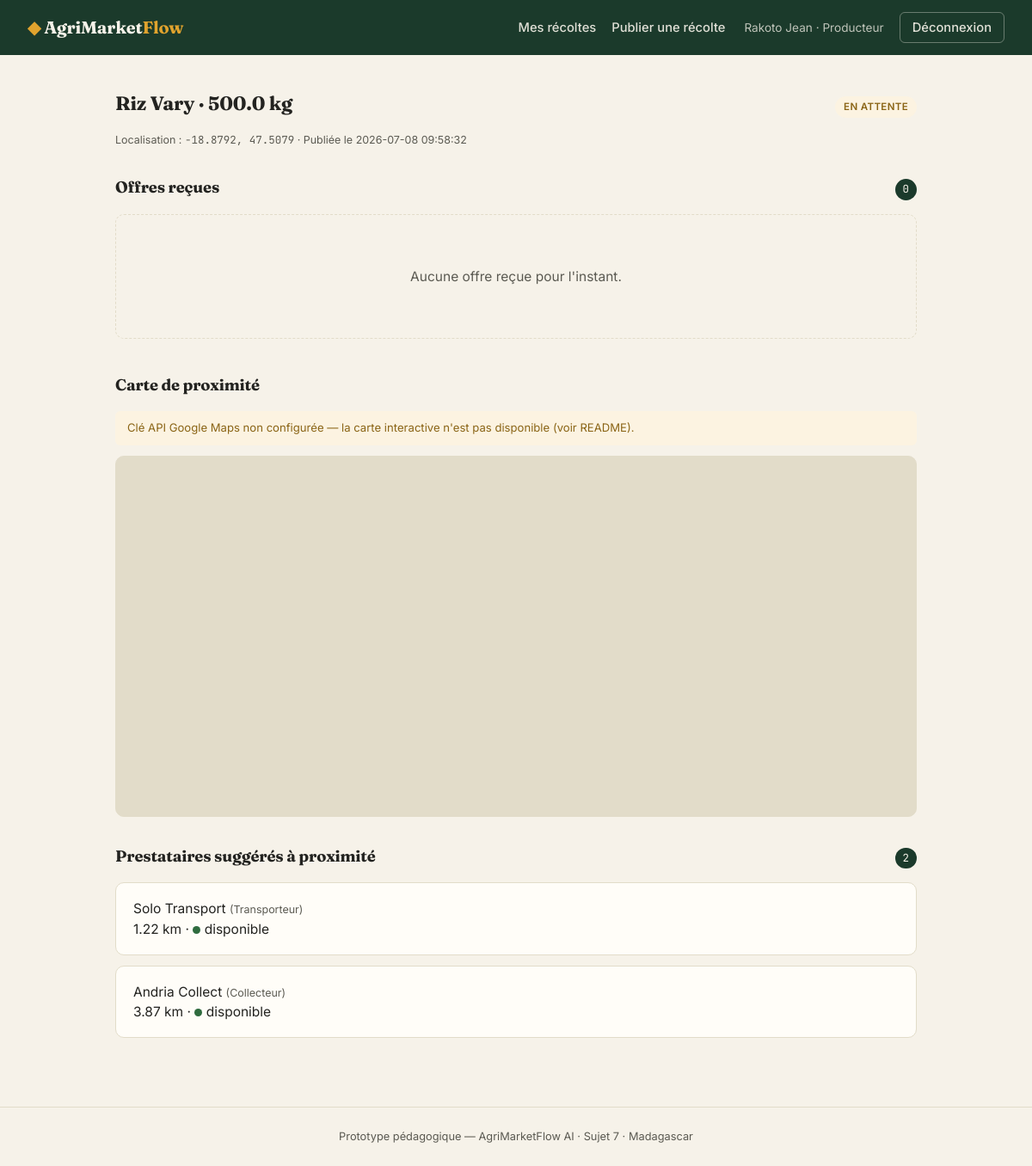
Page /recolte/1 (signed in) on the committed database.
### tables this page shows
CREATE TABLE UTILISATEUR (
    id_utilisateur INTEGER PRIMARY KEY AUTOINCREMENT,
    nom_complet     TEXT NOT NULL,
    contact         TEXT NOT NULL UNIQUE,
    mot_de_passe    TEXT NOT NULL,
    type_profil     TEXT NOT NULL CHECK (type_profil IN ('Producteur','Collecteur','Transporteur')),
    latitude        REAL NOT NULL,
    longitude       REAL NOT NULL,
    est_disponible  INTEGER NOT NULL DEFAULT 1
);

CREATE TABLE RECOLTE (
    id_recolte              INTEGER PRIMARY KEY AUTOINCREMENT,
    libelle_produit         TEXT NOT NULL,
    description              TEXT DEFAULT '',
    quantite                REAL NOT NULL,
    date_publication         TEXT NOT NULL,
    latitude_origine        REAL NOT NULL,
    longitude_origine       REAL NOT NULL,
    statut                  TEXT NOT NULL DEFAULT 'En attente'
                             CHECK (statut IN ('En attente','En cours','Cloturée')),
    id_utilisateur_producteur INTEGER NOT NULL,
    FOREIGN KEY (id_utilisateur_producteur) REFERENCES UTILISATEUR(id_utilisateur)
);

### app.py (the view)
@app.route("/recolte/<int:recolte_id>")
@login_required
def detail_recolte(recolte_id):
    conn = get_connection()
    recolte = conn.execute(
        "SELECT * FROM RECOLTE WHERE id_recolte = ?", (recolte_id,)
    ).fetchone()
    if not recolte:
        conn.close()
        flash("Récolte introuvable.", "danger")
        return redirect(url_for("accueil"))
    prestataires = conn.execute(
        "SELECT * FROM UTILISATEUR WHERE type_profil IN ('Collecteur','Transporteur')"
    ).fetchall()
    suggestions = prestataires_proches(recolte, prestataires)
    offres_brutes = conn.execute(
        """SELECT OFFRE.*, UTILISATEUR.nom_complet, UTILISATEUR.type_profil,
                  UTILISATEUR.latitude, UTILISATEUR.longitude, UTILISATEUR.est_disponible
           FROM OFFRE
           JOIN UTILISATEUR ON UTILISATEUR.id_utilisateur = OFFRE.id_utilisateur_prestataire
           WHERE OFFRE.id_recolte = ?""",
        (recolte_id,),
    ).fetchall()
    offres_contexte = []
    for o in offres_brutes:
        d = distance_km(recolte["latitude_origine"], recolte["longitude_origine"],
                         o["latitude"], o["longitude"])
        offres_contexte.append({**dict(o), "distance_km": round(d, 2)})
    offres_scorees = calculer_scores(offres_contexte)
    for o in offres_scorees:
        conn.execute("UPDATE OFFRE SET score_calcule = ? WHERE id_offre = ?",
                     (o["score"], o["id_offre"]))
    conn.commit()
    est_proprietaire = (session.get("user_id") == recolte["id_utilisateur_producteur"])
    medias = conn.execute(
        "SELECT * FROM RECOLTE_MEDIA WHERE id_recolte = ? ORDER BY ordre", (recolte_id,)
    ).fetchall()
    images = [m for m in medias if m["type_media"] == "image"]
    videos = [m for m in medias if m["type_media"] == "video"]
    conn.close()
    scores_par_utilisateur = {o["id_utilisateur_prestataire"]: o["score"] for o in offres_scorees}
    map_payload = {
        "recolte": {
            "libelle": recolte["libelle_produit"],
            "quantite": recolte["quantite"],
            "lat": recolte["latitude_origine"],
            "lon": recolte["longitude_origine"],
        },
        "prestataires": [
            {
                "nom": s["nom_complet"],
                "type": s["type_profil"],
                "lat": s["latitude"],
                "lon": s["longitude"],
                "distance_km": s["distance_km"],
                "disponible": bool(s["est_disponible"]),
                "score": scores_par_utilisateur.get(s["id_utilisateur"]),
            }
            for s in suggestions
        ],
    }
    return render_template(
        "recolte_detail.html",
        recolte=recolte,
        suggestions=suggestions,
        offres=offres_scorees,
        est_proprietaire=est_proprietaire,
        map_payload=map_payload,
        images=images,
        videos=videos,
    )

### app.py (called while the page is built)
def login_required(view):
    @wraps(view)
    def wrapped(*args, **kwargs):
        if "user_id" not in session:
            flash("Veuillez vous connecter pour accéder à cette page.", "warning")
            return redirect(url_for("connexion"))
        return view(*args, **kwargs)
    return wrapped

def current_user():
    if "user_id" not in session:
        return None
    conn = get_connection()
    user = conn.execute(
        "SELECT * FROM UTILISATEUR WHERE id_utilisateur = ?", (session["user_id"],)
    ).fetchone()
    conn.close()
    return user

@app.context_processor
def inject_user():
    return {"current_user": current_user()}

@app.context_processor
def inject_maps_key():
    return {"google_maps_api_key": app.config["GOOGLE_MAPS_API_KEY"]}

@app.context_processor
def inject_ia_status():
    return {"ia_disponible": ia.ia_disponible()}

### database.py (called while the page is built)
def get_connection():
    conn = sqlite3.connect(DB_PATH)
    conn.row_factory = sqlite3.Row
    conn.execute("PRAGMA foreign_keys = ON")
    return conn

### ia.py (called while the page is built)
def ia_disponible():
    return bool(GROQ_API_KEY)

### scoring.py (called while the page is built, shortened)
def distance_km(lat1, lon1, lat2, lon2):
    phi1, phi2 = math.radians(lat1), math.radians(lat2)
    d_phi = math.radians(lat2 - lat1)
    d_lambda = math.radians(lon2 - lon1)
    a = math.sin(d_phi / 2) ** 2 + math.cos(phi1) * math.cos(phi2) * math.sin(d_lambda / 2) ** 2
    c = 2 * math.atan2(math.sqrt(a), math.sqrt(1 - a))
    return RAYON_TERRE_KM * c

def prestataires_proches(recolte, prestataires, rayon_km=RAYON_SUGGESTION_KM):
    resultats = []
    for p in prestataires:
        d = distance_km(
            recolte["latitude_origine"], recolte["longitude_origine"],
            p["latitude"], p["longitude"],
        )
        if d <= rayon_km:
            resultats.append({**dict(p), "distance_km": round(d, 2)})
    resultats.sort(key=lambda x: x["distance_km"])
    return resultats

def calculer_scores(offres_avec_contexte, poids=None):
    poids = poids or POIDS
    if not offres_avec_contexte:
        return []

### templates/recolte_detail.html (shortened to what this page needs)
{% extends "base.html" %}
{% block content %}
<div class="section-title">
  <h2>{{ recolte.libelle_produit }} · {{ recolte.quantite }} kg</h2>
  <span class="statut-pill statut-{{ recolte.statut|lower|replace('é','e')|replace(' ', '-') }}">{{ recolte.statut }}</span>
</div>
<p class="field-hint" style="margin-bottom:32px;">
  Localisation : <span class="coord">{{ "%.4f"|format(recolte.latitude_origine) }}, {{ "%.4f"|format(recolte.longitude_origine) }}</span>
  · Publiée le {{ recolte.date_publication }}
</p>
{% if est_proprietaire %}
<div class="section-title"><h2 style="font-size:1.15rem;">Offres reçues</h2><span class="count-chip">{{ offres|length }}</span></div>
{% if offres %}
<div class="card-list" style="margin-bottom:40px;">
  {% for o in offres %}
  <div class="offre-card">
    <div style="display:flex;align-items:center;gap:14px;">
      <div class="rank-badge {% if loop.index == 1 %}rank-1{% endif %}">{{ loop.index }}</div>
      <div>
        <div class="titre">{{ o.nom_complet }} <span class="field-hint">({{ o.type_profil }})</span></div>
        <div class="meta">
          {{ o.prix_propose }} Ar proposé · {{ o.distance_km }} km ·
          {% if o.est_disponible %}<span class="dot on"></span> disponible{% else %}<span class="dot off"></span> indisponible{% endif %}
          · <span class="statut-pill statut-{{ o.statut|lower|replace('é','e') }}">{{ o.statut }}</span>
        </div>
      </div>
    </div>
    <div class="score-block">
      <div class="score-value">{{ o.score }}<small>SCORE /100</small></div>
      <div class="score-bars">
        <div class="score-bar-row">
          <span class="score-bar-label">PX</span>
          <div class="score-bar-track"><div class="score-bar-fill prix" style="width:{{ o.detail.prix }}%;"></div></div>
        </div>
        <div class="score-bar-row">
          <span class="score-bar-label">DS</span>
          <div class="score-bar-track"><div class="score-bar-fill distance" style="width:{{ o.detail.distance }}%;"></div></div>
        </div>
        <div class="score-bar-row">
          <span class="score-bar-label">DP</span>
          <div class="score-bar-track"><div class="score-bar-fill dispo" style="width:{{ o.detail.disponibilite }}%;"></div></div>
        </div>
      </div>
    </div>
    {% if o.statut == 'En attente' and recolte.statut == 'En attente' %}
    <form method="POST" action="{{ url_for('valider_offre', offre_id=o.id_offre) }}">
      <button type="submit" class="btn btn-laterite">Valider cette offre</button>
    </form>
    {% endif %}
  </div>
  {% endfor %}
</div>
{% else %}
<div class="empty-state" style="margin-bottom:40px;">Aucune offre reçue pour l'instant.</div>
{% endif %}
{% endif %}
<div class="section-title"><h2 style="font-size:1.15rem;">Carte de proximité</h2></div>
{% if not google_maps_api_key %}
  <div class="map-key-warning">Clé API Google Maps non configurée — la carte interactive n'est pas disponible (voir README).</div>
{% endif %}
<div id="map-recolte" class="map-box map-large" data-payload='{{ map_payload|tojson }}' style="margin-bottom:32px;"></div>
<div class="section-title"><h2 style="font-size:1.15rem;">Prestataires suggérés à proximité</h2><span class="count-chip">{{ suggestions|length }}</span></div>
{% if suggestions %}
<div class="card-list">
  {% for s in suggestions %}
  <div class="suggestion-card">
    <div>
      <div class="titre">{{ s.nom_complet }} <span class="field-hint">({{ s.type_profil }})</span></div>
      <div class="meta">{{ s.distance_km }} km · {% if s.est_disponible %}<span class="dot on"></span> disponible{% else %}<span class="dot off"></span> indisponible{% endif %}</div>
    </div>
  </div>
  {% endfor %}
</div>
{% else %}
<div class="empty-state">Aucun prestataire trouvé dans un rayon de proximité.</div>
{% endif %}
{% endblock %}

### templates/base.html (shortened to what this page needs)
<!DOCTYPE html>
<html lang="fr">
<head>
<link rel="stylesheet" href="{{ url_for('static', filename='style.css') }}">
</head>
<body>
<header class="topbar">
  <a class="brand" href="{{ url_for('accueil') }}">
    <span class="brand-mark">◆</span> AgriMarket<span class="brand-accent">Flow</span>
  </a>
  <nav>
    {% if current_user %}
      {% if current_user.type_profil == 'Producteur' %}
        <a href="{{ url_for('producteur_dashboard') }}">Mes récoltes</a>
        <a href="{{ url_for('nouvelle_recolte') }}">Publier une récolte</a>
      {% else %}
        <a href="{{ url_for('prestataire_dashboard') }}">Récoltes à proximité</a>
      {% endif %}
      <span class="nav-user">{{ current_user.nom_complet }} · {{ current_user.type_profil }}</span>
      <a href="{{ url_for('deconnexion') }}" class="btn-ghost">Déconnexion</a>
    {% else %}
      <a href="{{ url_for('connexion') }}">Connexion</a>
      <a href="{{ url_for('inscription') }}" class="btn-ghost">Créer un compte</a>
    {% endif %}
  </nav>
</header>
<main class="page">
  {% block content %}{% endblock %}
</main>
<footer class="footer">
  Prototype pédagogique — AgriMarketFlow AI · Sujet 7 · Madagascar
</footer>
</body>
</html>

### static/style.css (style rules this page uses)
:root { --vert-foret: #1B3A2B; --vert-moyen: #2F5233; --laterite: #C1440E; --or-recolte: #E0A32E; --papier: #F6F2E9; --papier-carte: #FFFDF8; --encre: #232320; --encre-douce: #5B5A52; --ligne: #E2DCC9; --succes: #2F6B3E; --danger: #B4362A; }
* { box-sizing: border-box; }
body { margin: 0; background: var(--papier); color: var(--encre); font-family: 'Inter', -apple-system, sans-serif; font-size: 15.5px; line-height: 1.5; }
h1, h2, h3, .brand { font-family: 'Fraunces', Georgia, serif; letter-spacing: -0.01em; }
.mono, .score-value, .coord { font-family: 'JetBrains Mono', monospace; }
.topbar { display: flex; align-items: center; justify-content: space-between; background: var(--vert-foret); color: var(--papier); padding: 14px 32px; }
.brand { color: var(--papier); text-decoration: none; font-size: 1.25rem; font-weight: 700; }
.brand-mark { color: var(--or-recolte); }
.brand-accent { color: var(--or-recolte); }
.topbar nav { display: flex; align-items: center; gap: 18px; }
.topbar nav a { color: var(--papier); text-decoration: none; font-weight: 500; font-size: 0.92rem; opacity: 0.9; }
.nav-user { font-size: 0.85rem; opacity: 0.75; margin-left: 4px; }
.btn-ghost { border: 1px solid rgba(246,242,233,0.4); padding: 6px 14px; border-radius: 6px; }
.page { max-width: 980px; margin: 0 auto; padding: 40px 24px 80px; min-height: 70vh; }
.footer { text-align: center; padding: 24px; color: var(--encre-douce); font-size: 0.8rem; border-top: 1px solid var(--ligne); }
.field-hint { font-size: 0.78rem; color: var(--encre-douce); margin-top: 4px; }
.section-title { display: flex; align-items: baseline; justify-content: space-between; margin-bottom: 16px; }
.section-title h2 { margin: 0; font-size: 1.4rem; }
.count-chip { font-family: 'JetBrains Mono', monospace; font-size: 0.78rem; background: var(--vert-foret); color: var(--papier); padding: 3px 9px; border-radius: 20px; }
.card-list { display: flex; flex-direction: column; gap: 12px; }
.recolte-card, .offre-card, .suggestion-card { background: var(--papier-carte); border: 1px solid var(--ligne); border-radius: 10px; padding: 18px 20px; display: flex; align-items: center; justify-content: space-between; gap: 16px; }
.statut-pill { font-size: 0.72rem; font-weight: 600; padding: 4px 10px; border-radius: 20px; text-transform: uppercase; letter-spacing: 0.03em; white-space: nowrap; }
.statut-en-attente { background: #FCF3E1; color: #8A6415; }
.empty-state { text-align: center; padding: 60px 20px; color: var(--encre-douce); border: 1px dashed var(--ligne); border-radius: 10px; }
.dot { width: 9px; height: 9px; border-radius: 50%; display: inline-block; }
.dot.on { background: var(--succes); }
.map-box { width: 100%; height: 320px; border-radius: 10px; border: 1px solid var(--ligne); margin: 6px 0 6px; background: var(--ligne); }
.map-box.map-large { height: 420px; }
.map-key-warning { padding: 10px 14px; border-radius: 6px; background: #FCF3E1; color: #8A6415; font-size: 0.82rem; margin-bottom: 12px; }

### rows in the picture
UTILISATEUR: nom_complet "Rakoto Jean", type_profil "Producteur"
RECOLTE: libelle_produit "Riz Vary", quantite "500.0", statut "EN ATTENTE", latitude_origine "-18.8792", longitude_origine "47.5079", date_publication "2026-07-08 09:58:32"
UTILISATEUR: nom_complet "Solo Transport", type_profil "Transporteur", distance_km "1.22", est_disponible 1 (drawn)
UTILISATEUR: nom_complet "Andria Collect", type_profil "Collecteur", distance_km "3.87", est_disponible 1 (drawn)

### other values in the picture
{{ offres|length }} "0"
{{ suggestions|length }} "2"
